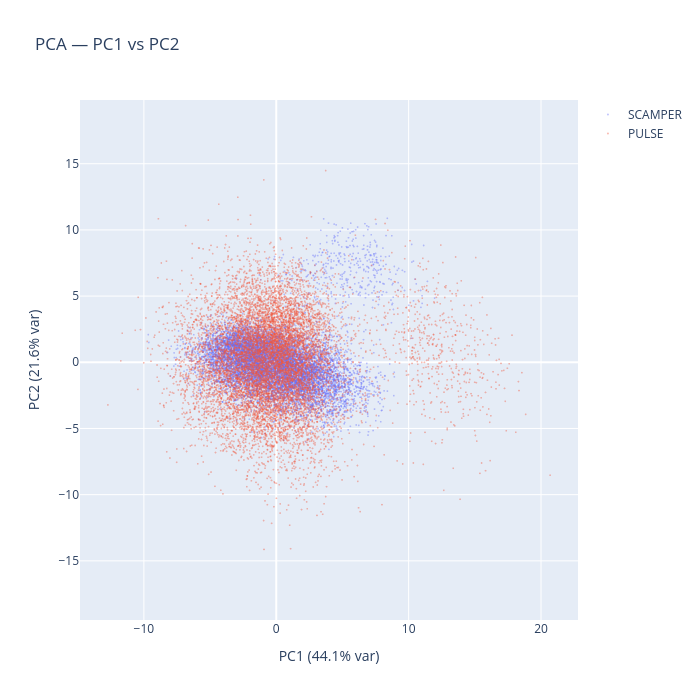

Write notebook code for a chart like this one.
### Code cell
# --- PC1 vs PC2 scatter (subsample for speed) ---
PCA_SCATTER_POINTS = 10_000
rng = np.random.default_rng(42)

proj_a = pca_a.transform(flat_a)
idx_a = rng.choice(len(proj_a), size=min(PCA_SCATTER_POINTS, len(proj_a)), replace=False)

fig = go.Figure()
fig.add_trace(
    go.Scattergl(
        x=proj_a[idx_a, 0],
        y=proj_a[idx_a, 1],
        mode="markers",
        marker=dict(size=2, color="#636EFA", opacity=0.4),
        name=L2_LABEL_A,
    )
)

if flat_b is not None:
    proj_b = pca_b.transform(flat_b)
    idx_b = rng.choice(len(proj_b), size=min(PCA_SCATTER_POINTS, len(proj_b)), replace=False)
    fig.add_trace(
        go.Scattergl(
            x=proj_b[idx_b, 0],
            y=proj_b[idx_b, 1],
            mode="markers",
            marker=dict(size=2, color="#EF553B", opacity=0.4),
            name=L2_LABEL_B,
        )
    )

fig.update_layout(
    title="PCA — PC1 vs PC2",
    xaxis_title=f"PC1 ({pca_a.explained_variance_ratio_[0]:.1%} var)",
    yaxis_title=f"PC2 ({pca_a.explained_variance_ratio_[1]:.1%} var)",
    width=700,
    height=700,
    yaxis_scaleanchor="x",
)
fig.show()

### Figure 1 — Plotly figure (JSON) as saved in the notebook; plotly's stock layout.template omitted (floating-point values rounded to 4 significant figures; data arrays with more than 128 entries replaced by an {"elided": "..."} marker saying what was removed)
{"data": [{"marker": {"color": "#636EFA", "opacity": 0.4, "size": 2}, "mode": "markers", "name": "SCAMPER", "type": "scattergl", "x": {"elided": "10000 float values"}, "y": {"elided": "10000 float values"}}, {"marker": {"color": "#EF553B", "opacity": 0.4, "size": 2}, "mode": "markers", "name": "PULSE", "type": "scattergl", "x": {"elided": "10000 float values"}, "y": {"elided": "10000 float values"}}], "layout": {"height": 700, "title": {"text": "PCA — PC1 vs PC2"}, "width": 700, "xaxis": {"title": {"text": "PC1 (44.1% var)"}}, "yaxis": {"scaleanchor": "x", "title": {"text": "PC2 (21.6% var)"}}}}
